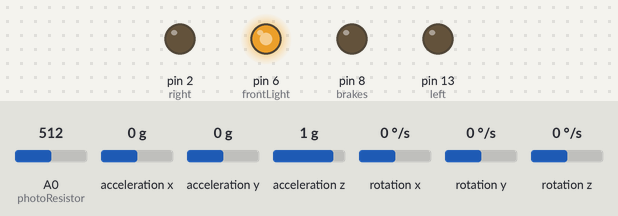
Bench run of a sketch on a simulated Arduino Uno, built with avr-gcc and run on an emulated ATmega328P. Shown: output pins drawn as LEDs (lit = HIGH). Wiring (inferred from the names in the program): MPU-6050 motion sensor at I2C address 0x68. Dashed ring = blinking. The inputs (shaded band) are chosen by the test bench; at power-on: acceleration x 0 g, A0 (photoResistor) = 512, acceleration y 0 g, acceleration z 1 g, rotation x 0 °/s, rotation y 0 °/s, rotation z 0 °/s.

Above: at 1.3 s.
1.4 s: acceleration x set to -0.3 g
At 1.6 s:
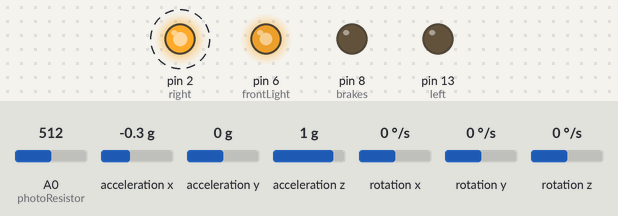
4.4 s: A0 (photoResistor) set to 592
7.4 s: A0 (photoResistor) set to 609
At 7.93 s:
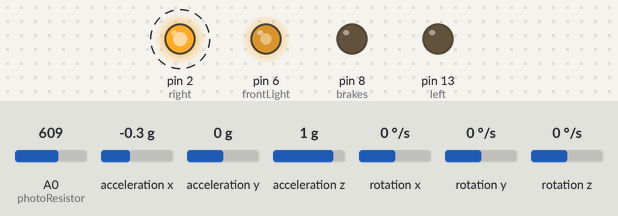
10.4 s: acceleration y set to 0.2 g
13.4 s: acceleration y set to 0.5 g
At 13.54 s:
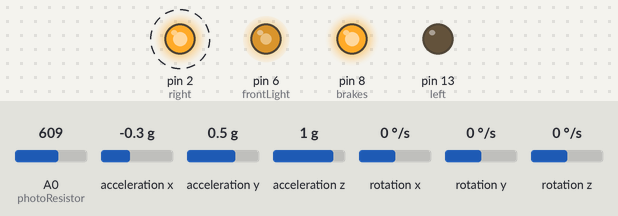
16.4 s: A0 (photoResistor) set to 716
At 17.06 s:
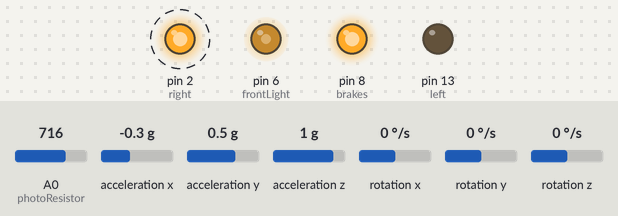
Timing chart, 0 to 20.4 s (numbered marks = the images above; inputs shaded):
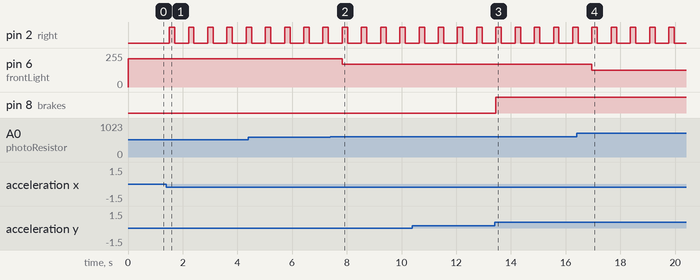

The sketch:

projekt_biciklo.ino
```cpp
#include<Wire.h>

const int photoResistor = A0; // Fotootpornik, analogni pin A0
const int frontLight = 6;       // Prednje svjetlo bicikla, PWM pin
const int brakes = 8;  // Svjetlo koje se pali prilikom kočenja
const int left = 13;  // Lijevi žmigavac
const int right = 2; // Desni žmigavac

int value;	 // Vrijednost fotootpornika (0-1023)

const int MPU_addr = 0x68;  // MPU6050 I2C adresa
int16_t AcX, AcY, AcZ;

int minVal  = 265;
int maxVal  = 402;

double x;
double y;
double z;

void setup(){

  // Definiranje ulaznih i izlaznih pinova
  pinMode(frontLight,  OUTPUT);
  pinMode(brakes, OUTPUT);
  pinMode(left, OUTPUT);
  pinMode(right, OUTPUT);
  pinMode(photoResistor, INPUT);

  Wire.begin(); // Inicijalizacija komunikacije s MPU6050
  Wire.beginTransmission(MPU_addr); // Početak komunikacije
  Wire.write(0x6B); // Komunikacija s registrom 6B
  Wire.write(0); // Pisanje 0 u registar 6B
  Wire.endTransmission(true); // Kraj prijenosa

}

void loop(){

  value = analogRead(photoResistor); // Čitanje vrijednosti fotootpornika

  // Postavljanje vrijednosti prednjeg svjetla u ovisnosti o vrijednosti fotootpornika
  if(value > 400 && value < 500){
    analogWrite(frontLight,  255);
  }
  else if(value >= 500 && value < 600){
    analogWrite(frontLight,  212);
  }
  else if(value >= 600 && value < 700){
    analogWrite(frontLight,  170);
  }
  else if(value >= 700 && value < 800){
    analogWrite(frontLight,  127);
  }
  else if(value >= 800 && value < 900){
    analogWrite(frontLight,  85);
  }
  else if(value >= 900 && value < 1000){
    analogWrite(frontLight,  42);
  }
  else if(value >= 1000){
    analogWrite(frontLight,  0);
  }

  // Čitanje vrijednosti akcelerometra
  Wire.beginTransmission(MPU_addr);
  Wire.write(0x3B);
  Wire.endTransmission(false);
  Wire.requestFrom(MPU_addr, 14, true);

  // Vrijednosti osi
  AcX = Wire.read()<<8|Wire.read(); // x-os
  AcY = Wire.read()<<8|Wire.read(); // y-os
  AcZ = Wire.read()<<8|Wire.read(); // z-os

  // Računanje kuteva
  int xAng = map(AcX, minVal, maxVal, -90, 90);
  int yAng = map(AcY, minVal, maxVal, -90, 90);
  int zAng = map(AcZ, minVal, maxVal, -90, 90);

  // Pretvorba radijana u stupnjeve
  x = RAD_TO_DEG * (atan2(-yAng, -zAng) + PI);
  y = RAD_TO_DEG * (atan2(-xAng, -zAng) + PI);
  z = RAD_TO_DEG * (atan2(-yAng, -xAng) + PI);

  // Kočenje
  if(x >= 20 && x <= 90){
    digitalWrite(brakes, HIGH);
  }
  else{
    digitalWrite(brakes, LOW);
  }

 // U ovisnosti o vrijednosti kuteva paliti lijevi ili desni žmigavac
  if(y >= 10 && y <= 100){
    digitalWrite(left, HIGH);
    digitalWrite(right, LOW);
    delay(200);
    digitalWrite(left, LOW);
  }
  else if(y >= 260 && y <= 350){
    digitalWrite(right, HIGH);
    digitalWrite(left, LOW);
    delay(200);
    digitalWrite(right, LOW);
  }
  else{
    digitalWrite(right, LOW);
    digitalWrite(left, LOW);
  }

    delay(500);
  }
```

Measured:
- the behaviour switches between -0.1 and -0.2 g on acceleration x (found by bisection; images 0 and 1)
- the behaviour switches between 0.3 and 0.4 g on acceleration y (found by bisection; images 2 and 3)
- after the input at 1.4 s, pin 2 (right): alternates HIGH for 0.20 s and LOW for 0.50 s, starting after 0.11 s
- after the input at 7.4 s, pin 6 (frontLight): 212/255 → 170/255 after 0.43 s
- after the input at 13.4 s, pin 8 (brakes): LOW → HIGH after 0.05 s
- after the input at 16.4 s, pin 6 (frontLight): 170/255 → 127/255 after 0.56 s
